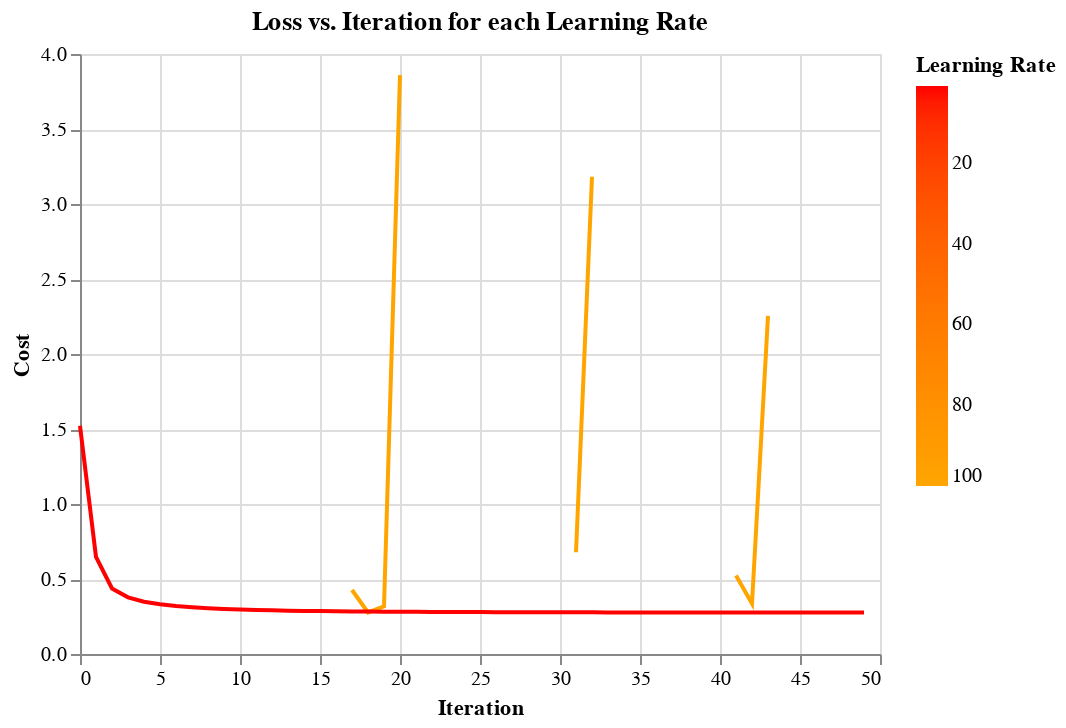

The code cell stored with this chart in its notebook:
### Markdown cell above
The higher learning rate (when only comparing 1, .01, and .0001) allows the gradient descent to converge much faster.  Over the course of 5,000 iterations, only the learning rate of 1 converges before the 5,000 iterations (converging after only ~400 iterations).  It would be preferable to use the higher learning rate, because in a more complicated gradient descent problem where computation can be very time consuming, the higher learning rate will allow for convergence in a substantially more reasonable time.

### Code cell
lrates = [100, 1]
plots = []
for lr in lrates:
    model = Logistic_regression()
    
    model.fit(
        train.loc[:, ['x1', 'x2']], 
        train.loc[:, 'y'], 
        lr, 
        max_iter = 50 if lr == 100 else 5000)
    
    if not isinstance(plots, list):

        plots = pd.concat(
            [plots, 
            pd.DataFrame(
                {lr: model.learning_curve(
                    train.loc[:, ['x1', 'x2']], 
                    train.loc[:, 'y'])})], 
                    axis = 1)

    else:

        plots = pd.DataFrame(
            {lr: model.learning_curve(train.loc[:, ['x1', 'x2']], 
            train.loc[:, 'y'])})

plots2 = plots.reset_index(names = ['Iteration']).melt(
    id_vars = 'Iteration', 
    var_name = 'Learning Rate', 
    value_name = 'Cost')

alt.Chart(plots2.loc[plots2.loc[:, 'Iteration'] < 50, :],
        title = "Loss vs. Iteration for each Learning Rate").mark_line().encode(
            x = 'Iteration', 
            y = 'Cost', 
            color = alt.Color('Learning Rate', scale = alt.Scale(
                domain = lrates,
                range = ['orange', 'red'])))

### Figure 1 — Vega-Lite specification as saved in the notebook (floating-point values rounded to 4 significant figures)
{"config": {"view": {"continuousWidth": 400, "continuousHeight": 300}}, "data": {"name": "data-6f7666382c32301b0363bc877b617e31"}, "mark": "line", "encoding": {"color": {"field": "Learning Rate", "scale": {"domain": [100, 1], "range": ["orange", "red"]}, "type": "quantitative"}, "x": {"field": "Iteration", "type": "quantitative"}, "y": {"field": "Cost", "type": "quantitative"}}, "title": "Loss vs. Iteration for each Learning Rate", "$schema": "https://vega.github.io/schema/vega-lite/v4.17.0.json", "datasets": {"data-6f7666382c32301b0363bc877b617e31": [{"Iteration": 0, "Learning Rate": 100, "Cost": 1.072}, {"Iteration": 1, "Learning Rate": 100, "Cost": null}, {"Iteration": 2, "Learning Rate": 100, "Cost": null}, {"Iteration": 3, "Learning Rate": 100, "Cost": null}, {"Iteration": 4, "Learning Rate": 100, "Cost": null}, {"Iteration": 5, "Learning Rate": 100, "Cost": null}, {"Iteration": 6, "Learning Rate": 100, "Cost": null}, {"Iteration": 7, "Learning Rate": 100, "Cost": null}, {"Iteration": 8, "Learning Rate": 100, "Cost": null}, {"Iteration": 9, "Learning Rate": 100, "Cost": null}, {"Iteration": 10, "Learning Rate": 100, "Cost": null}, {"Iteration": 11, "Learning Rate": 100, "Cost": null}, {"Iteration": 12, "Learning Rate": 100, "Cost": null}, {"Iteration": 13, "Learning Rate": 100, "Cost": null}, {"Iteration": 14, "Learning Rate": 100, "Cost": null}, {"Iteration": 15, "Learning Rate": 100, "Cost": null}, {"Iteration": 16, "Learning Rate": 100, "Cost": null}, {"Iteration": 17, "Learning Rate": 100, "Cost": 0.4268}, {"Iteration": 18, "Learning Rate": 100, "Cost": 0.277}, {"Iteration": 19, "Learning Rate": 100, "Cost": 0.3181}, {"Iteration": 20, "Learning Rate": 100, "Cost": 3.859}, {"Iteration": 21, "Learning Rate": 100, "Cost": null}, {"Iteration": 22, "Learning Rate": 100, "Cost": null}, {"Iteration": 23, "Learning Rate": 100, "Cost": null}, {"Iteration": 24, "Learning Rate": 100, "Cost": null}, {"Iteration": 25, "Learning Rate": 100, "Cost": null}, {"Iteration": 26, "Learning Rate": 100, "Cost": null}, {"Iteration": 27, "Learning Rate": 100, "Cost": null}, {"Iteration": 28, "Learning Rate": 100, "Cost": null}, {"Iteration": 29, "Learning Rate": 100, "Cost": null}, {"Iteration": 30, "Learning Rate": 100, "Cost": null}, {"Iteration": 31, "Learning Rate": 100, "Cost": 0.6781}, {"Iteration": 32, "Learning Rate": 100, "Cost": 3.182}, {"Iteration": 33, "Learning Rate": 100, "Cost": null}, {"Iteration": 34, "Learning Rate": 100, "Cost": null}, {"Iteration": 35, "Learning Rate": 100, "Cost": null}, {"Iteration": 36, "Learning Rate": 100, "Cost": null}, {"Iteration": 37, "Learning Rate": 100, "Cost": null}, {"Iteration": 38, "Learning Rate": 100, "Cost": null}, {"Iteration": 39, "Learning Rate": 100, "Cost": null}, {"Iteration": 40, "Learning Rate": 100, "Cost": null}, {"Iteration": 41, "Learning Rate": 100, "Cost": 0.5238}, {"Iteration": 42, "Learning Rate": 100, "Cost": 0.3362}, {"Iteration": 43, "Learning Rate": 100, "Cost": 2.253}, {"Iteration": 44, "Learning Rate": 100, "Cost": null}, {"Iteration": 45, "Learning Rate": 100, "Cost": null}, {"Iteration": 46, "Learning Rate": 100, "Cost": null}, {"Iteration": 47, "Learning Rate": 100, "Cost": null}, {"Iteration": 48, "Learning Rate": 100, "Cost": null}, {"Iteration": 49, "Learning Rate": 100, "Cost": null}, {"Iteration": 0, "Learning Rate": 1, "Cost": 1.522}, {"Iteration": 1, "Learning Rate": 1, "Cost": 0.647}, {"Iteration": 2, "Learning Rate": 1, "Cost": 0.4368}, {"Iteration": 3, "Learning Rate": 1, "Cost": 0.3777}, {"Iteration": 4, "Learning Rate": 1, "Cost": 0.3486}, {"Iteration": 5, "Learning Rate": 1, "Cost": 0.331}, {"Iteration": 6, "Learning Rate": 1, "Cost": 0.3194}, {"Iteration": 7, "Learning Rate": 1, "Cost": 0.3111}, {"Iteration": 8, "Learning Rate": 1, "Cost": 0.3049}, {"Iteration": 9, "Learning Rate": 1, "Cost": 0.3002}, {"Iteration": 10, "Learning Rate": 1, "Cost": 0.2965}, {"Iteration": 11, "Learning Rate": 1, "Cost": 0.2935}, {"Iteration": 12, "Learning Rate": 1, "Cost": 0.2911}, {"Iteration": 13, "Learning Rate": 1, "Cost": 0.2891}, {"Iteration": 14, "Learning Rate": 1, "Cost": 0.2874}, {"Iteration": 15, "Learning Rate": 1, "Cost": 0.286}, {"Iteration": 16, "Learning Rate": 1, "Cost": 0.2848}, {"Iteration": 17, "Learning Rate": 1, "Cost": 0.2838}, {"Iteration": 18, "Learning Rate": 1, "Cost": 0.2829}, {"Iteration": 19, "Learning Rate": 1, "Cost": 0.2822}, {"Iteration": 20, "Learning Rate": 1, "Cost": 0.2815}, {"Iteration": 21, "Learning Rate": 1, "Cost": 0.2809}, {"Iteration": 22, "Learning Rate": 1, "Cost": 0.2804}, {"Iteration": 23, "Learning Rate": 1, "Cost": 0.2799}, {"Iteration": 24, "Learning Rate": 1, "Cost": 0.2795}, {"Iteration": 25, "Learning Rate": 1, "Cost": 0.2792}, {"Iteration": 26, "Learning Rate": 1, "Cost": 0.2789}, {"Iteration": 27, "Learning Rate": 1, "Cost": 0.2786}, {"Iteration": 28, "Learning Rate": 1, "Cost": 0.2783}, {"Iteration": 29, "Learning Rate": 1, "Cost": 0.2781}, {"Iteration": 30, "Learning Rate": 1, "Cost": 0.2779}, {"Iteration": 31, "Learning Rate": 1, "Cost": 0.2777}, {"Iteration": 32, "Learning Rate": 1, "Cost": 0.2776}, {"Iteration": 33, "Learning Rate": 1, "Cost": 0.2774}, {"Iteration": 34, "Learning Rate": 1, "Cost": 0.2773}, {"Iteration": 35, "Learning Rate": 1, "Cost": 0.2772}, {"Iteration": 36, "Learning Rate": 1, "Cost": 0.2771}, {"Iteration": 37, "Learning Rate": 1, "Cost": 0.277}, {"Iteration": 38, "Learning Rate": 1, "Cost": 0.2769}, {"Iteration": 39, "Learning Rate": 1, "Cost": 0.2768}, {"Iteration": 40, "Learning Rate": 1, "Cost": 0.2767}, {"Iteration": 41, "Learning Rate": 1, "Cost": 0.2767}, {"Iteration": 42, "Learning Rate": 1, "Cost": 0.2766}, {"Iteration": 43, "Learning Rate": 1, "Cost": 0.2765}, {"Iteration": 44, "Learning Rate": 1, "Cost": 0.2765}, {"Iteration": 45, "Learning Rate": 1, "Cost": 0.2764}, {"Iteration": 46, "Learning Rate": 1, "Cost": 0.2764}, {"Iteration": 47, "Learning Rate": 1, "Cost": 0.2764}, {"Iteration": 48, "Learning Rate": 1, "Cost": 0.2763}, {"Iteration": 49, "Learning Rate": 1, "Cost": 0.2763}]}}
